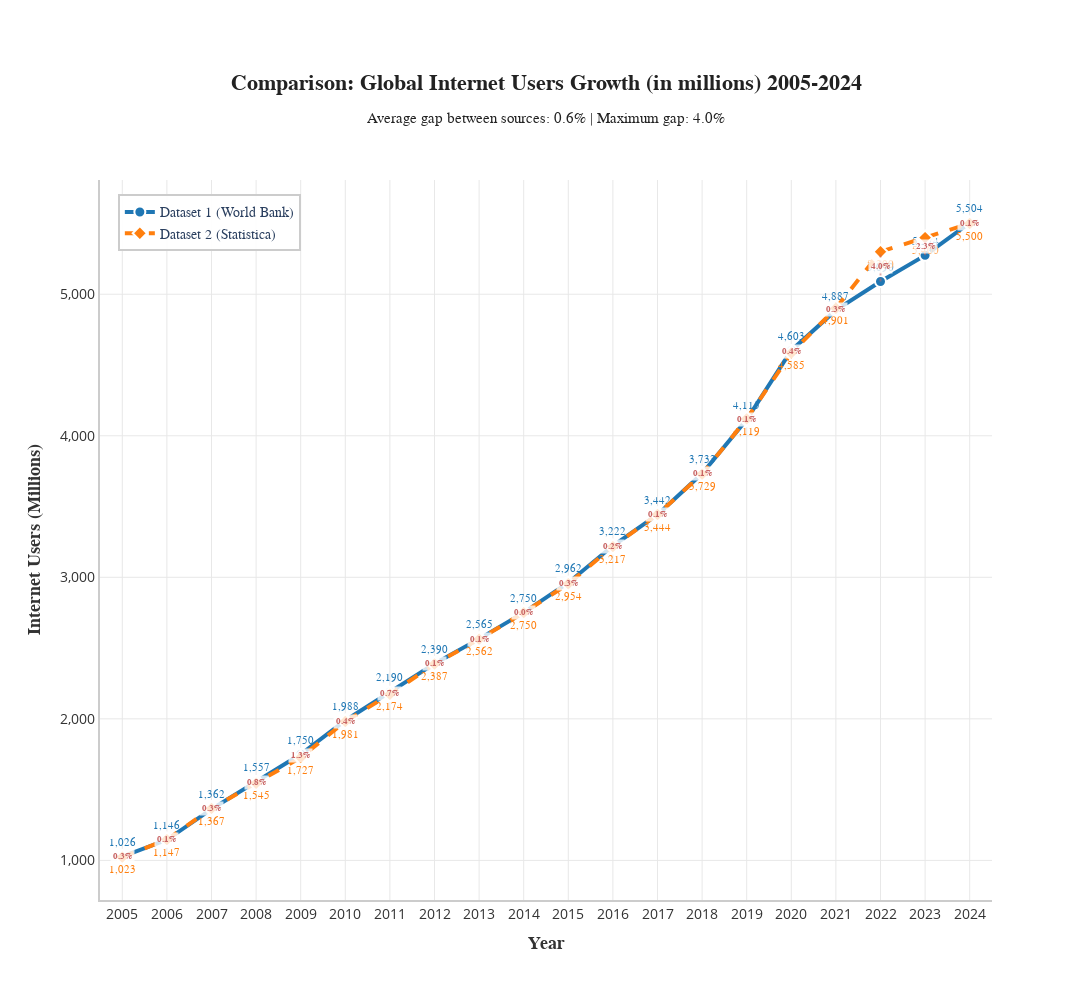

Notebook cell for this chart:
### Markdown cell above
## 5. Visualization with Annotations

### Code cell
gen_gap = True


# Create Plotly figure - Professional and interactive design with comparison
years_int = results_df['Year'].astype(int).values
users_values = results_df['Users (millions)'].values
percentages_values = results_df['Percentage (%)'].values

# Filter to exclude 2004 and 2025 (if present) - keep only 2005-2024
mask = (years_int >= 2005) & (years_int <= 2024)
years_int_filtered = years_int[mask]
users_values_filtered = users_values[mask]
percentages_values_filtered = percentages_values[mask]

# Create custom hover texts - Dataset 1
hover_texts_1 = []
for year, users, pct in zip(years_int_filtered, users_values_filtered, percentages_values_filtered):
    hover_text = f"<b>Year: {year}</b><br><b>Dataset 1 (World Bank)</b><br>Users: {users:,.0f}<br>Percentage: {pct:.2f}%"
    hover_texts_1.append(hover_text)

# Create Plotly figure
fig = go.Figure()

# Add Dataset 1 curve (World Bank)
fig.add_trace(go.Scatter(
    x=years_int_filtered,
    y=users_values_filtered,
    mode='lines+markers+text',
    name='Dataset 1 (World Bank)',
    line=dict(
        color='#1f77b4',
        width=4
    ),
    marker=dict(
        size=11,
        color='#1f77b4',
        line=dict(color='white', width=2)
    ),
    text=[f'{users:,.0f}' for users in users_values_filtered],
    textposition='top center',
    textfont=dict(size=11, color='#1f77b4', family='Arial Black'),
    hovertext=hover_texts_1,
    hoverinfo='skip',
    fill=None
))

# Add Dataset 2 curve (Statistica)
statistica_years_filtered = statistica_years[(statistica_years >= 2005) & (statistica_years <= 2024)]
statistica_users_filtered = statistica_users[(statistica_years >= 2005) & (statistica_years <= 2024)]

hover_texts_2 = []
for year, users in zip(statistica_years_filtered, statistica_users_filtered):
    hover_text = f"<b>Year: {year}</b><br><b>Dataset 2 (Statistica)</b><br>Users: {users:,.0f}"
    hover_texts_2.append(hover_text)

fig.add_trace(go.Scatter(
    x=statistica_years_filtered,
    y=statistica_users_filtered,
    mode='lines+markers+text',
    name='Dataset 2 (Statistica)',
    line=dict(
        color='#ff7f0e',
        width=4,
        dash='dash'
    ),
    marker=dict(
        size=11,
        color='#ff7f0e',
        symbol='diamond',
        line=dict(color='white', width=2)
    ),
    text=[f'{users:,.0f}' for users in statistica_users_filtered],
    textposition='bottom center',
    textfont=dict(size=11, color='#ff7f0e', family='Arial Black'),
    hovertext=hover_texts_2,
    hoverinfo='skip',
    fill=None
))

# Calculate average gap between the two curves (on common years)
common_years_list = sorted(list(set(years_int_filtered) & set(statistica_years_filtered)))
gaps_by_year = {}
gaps = []

for year in common_years_list:
    idx1 = np.where(years_int_filtered == year)[0][0]
    idx2 = np.where(statistica_years_filtered == year)[0][0]
    val1 = users_values_filtered[idx1]
    val2 = statistica_users_filtered[idx2]
    gap_pct = abs((val1 - val2) / val2) * 100
    gaps_by_year[year] = {
        'val1': val1,
        'val2': val2,
        'gap_pct': gap_pct
    }
    gaps.append(gap_pct)

average_gap = np.mean(gaps) if gaps else 0
max_gap = np.max(gaps) if gaps else 0

# Add annotations for gaps (lines and labels)
annotations_list = []

for year in common_years_list:
    data = gaps_by_year[year]
    val1 = data['val1']
    val2 = data['val2']
    gap_pct = data['gap_pct']
    
    # Determine position of vertical line
    y_min = min(val1, val2)
    y_max = max(val1, val2)
    y_mid = (y_min + y_max) / 2
    
    # Add vertical line connecting the two curves
    fig.add_shape(
        type='line',
        x0=year, y0=y_min,
        x1=year, y1=y_max,
        line=dict(color='rgba(200, 100, 100, 0.5)', width=2, dash='dot')
    )
    
    if gen_gap:
        # Add gap percentage annotation
        annotations_list.append(
            dict(
                x=year,
                y=y_mid,
                text=f'<b>{gap_pct:.1f}%</b>',
                showarrow=False,
                xanchor='center',
                yanchor='middle',
                font=dict(size=9, color='#c86464', family='Arial Black'),
                bgcolor='rgba(255, 255, 255, 0.8)',
                borderpad=2
            )
    )

# Professional layout - CORRECTED for Plotly 5.x
fig.update_layout(
    title={
        'text': f'<b>Comparison: Global Internet Users Growth (in millions) 2005-2024</b><br><sub>Average gap between sources: {average_gap:.1f}% | Maximum gap: {max_gap:.1f}%</sub>',
        'x': 0.5,
        'xanchor': 'center',
        'font': {'size': 22, 'color': '#222222', 'family': 'Arial'}
    },
    xaxis=dict(
        title=dict(text='<b>Year</b>', font=dict(size=18, color='#333333', family='Arial')),
        tickfont=dict(size=14, color='#333333'),
        showgrid=True,
        gridwidth=1,
        gridcolor='#e8e8e8',
        zeroline=False,
        dtick=1,
        showline=True,
        linewidth=2,
        linecolor='#cccccc',
        range=[2004.5, 2024.5]
    ),
    yaxis=dict(
        title=dict(text='<b>Internet Users (Millions)</b>', font=dict(size=18, color='#333333', family='Arial')),
        tickfont=dict(size=14, color='#333333'),
        showgrid=True,
        gridwidth=1,
        gridcolor='#e8e8e8',
        zeroline=False,
        showline=True,
        linewidth=2,
        linecolor='#cccccc',
        tickformat=','
    ),
    plot_bgcolor='#ffffff',
    paper_bgcolor='#ffffff',
    hovermode='closest',
    showlegend=True,
    legend=dict(
        x=0.02,
        y=0.98,
        bgcolor='rgba(255, 255, 255, 0.95)',
        bordercolor='#cccccc',
        borderwidth=2,
        font=dict(size=14, family='Arial')
    ),
    annotations=annotations_list,
    width=1400,
    height=1000,
    margin=dict(l=100, r=100, t=180, b=100)
)

if gen_gap:
    # Save as interactive HTML
    fig.write_html('./outputs/internet_users_comparison_withgaps_interactive.html')
    print("\n✓ Comparison chart generated and saved: internet_users_comparison_withgaps_interactive.html")

    # Save as static image
    fig.write_image('./outputs/internet_users_comparison_withgaps.png', width=1400, height=1000, scale=2)
    print("✓ Comparison chart generated and saved: internet_users_comparison_withgaps.png")
    
else:
    # Save as interactive HTML
    fig.write_html('./outputs/internet_users_comparison_interactive.html')
    print("\n✓ Comparison chart generated and saved: internet_users_comparison_interactive.html")

    # Save as static image
    fig.write_image('./outputs/internet_users_comparison.png', width=1400, height=1000, scale=2)
    print("✓ Comparison chart generated and saved: internet_users_comparison.png")

print("\n📊 COMPARATIVE RESULTS:")
print(f"  ✓ Interactive version (HTML): internet_users_comparison_interactive.html")
print(f"  ✓ Static version (PNG): internet_users_comparison.png")
print(f"  ✓ Average gap between sources: {average_gap:.2f}%")
print(f"  ✓ Maximum gap observed: {max_gap:.2f}%")
print(f"  ✓ Common years with gap annotations: {len(common_years_list)}")
print(f"  ✓ Year range: 2005-2024")
print(f"  ✓ Image width: 1400px (compact format)")
print("\n📈 Gap by year:")
for year in common_years_list:
    print(f"   {year}: {gaps_by_year[year]['gap_pct']:.1f}%")
print("\n✅ Comparison charts generated successfully!")

fig.show()

### Figure 1 — Plotly figure (JSON) as saved in the notebook; plotly's stock layout.template omitted (floating-point values rounded to 4 significant figures)
{"data": [{"hoverinfo": "skip", "hovertext": ["<b>Year: 2005</b><br><b>Dataset 1 (World Bank)</b><br>Users: 1,026<br>Percentage: 15.60%", "<b>Year: 2006</b><br><b>Dataset 1 (World Bank)</b><br>Users: 1,146<br>Percentage: 17.20%", "<b>Year: 2007</b><br><b>Dataset 1 (World Bank)</b><br>Users: 1,362<br>Percentage: 20.20%", "<b>Year: 2008</b><br><b>Dataset 1 (World Bank)</b><br>Users: 1,557<br>Percentage: 22.80%", "<b>Year: 2009</b><br><b>Dataset 1 (World Bank)</b><br>Users: 1,750<br>Percentage: 25.30%", "<b>Year: 2010</b><br><b>Dataset 1 (World Bank)</b><br>Users: 1,988<br>Percentage: 28.40%", "<b>Year: 2011</b><br><b>Dataset 1 (World Bank)</b><br>Users: 2,190<br>Percentage: 30.90%", "<b>Year: 2012</b><br><b>Dataset 1 (World Bank)</b><br>Users: 2,390<br>Percentage: 33.30%", "<b>Year: 2013</b><br><b>Dataset 1 (World Bank)</b><br>Users: 2,565<br>Percentage: 35.30%", "<b>Year: 2014</b><br><b>Dataset 1 (World Bank)</b><br>Users: 2,750<br>Percentage: 37.40%", "<b>Year: 2015</b><br><b>Dataset 1 (World Bank)</b><br>Users: 2,962<br>Percentage: 39.80%", "<b>Year: 2016</b><br><b>Dataset 1 (World Bank)</b><br>Users: 3,222<br>Percentage: 42.80%", "<b>Year: 2017</b><br><b>Dataset 1 (World Bank)</b><br>Users: 3,442<br>Percentage: 45.20%", "<b>Year: 2018</b><br><b>Dataset 1 (World Bank)</b><br>Users: 3,733<br>Percentage: 48.50%", "<b>Year: 2019</b><br><b>Dataset 1 (World Bank)</b><br>Users: 4,115<br>Percentage: 52.90%", "<b>Year: 2020</b><br><b>Dataset 1 (World Bank)</b><br>Users: 4,603<br>Percentage: 58.60%", "<b>Year: 2021</b><br><b>Dataset 1 (World Bank)</b><br>Users: 4,887<br>Percentage: 61.70%", "<b>Year: 2022</b><br><b>Dataset 1 (World Bank)</b><br>Users: 5,090<br>Percentage: 63.70%", "<b>Year: 2023</b><br><b>Dataset 1 (World Bank)</b><br>Users: 5,274<br>Percentage: 65.40%", "<b>Year: 2024</b><br><b>Dataset 1 (World Bank)</b><br>Users: 5,504<br>Percentage: 67.60%"], "line": {"color": "#1f77b4", "width": 4}, "marker": {"color": "#1f77b4", "line": {"color": "white", "width": 2}, "size": 11}, "mode": "lines+markers+text", "name": "Dataset 1 (World Bank)", "text": ["1,026", "1,146", "1,362", "1,557", "1,750", "1,988", "2,190", "2,390", "2,565", "2,750", "2,962", "3,222", "3,442", "3,733", "4,115", "4,603", "4,887", "5,090", "5,274", "5,504"], "textfont": {"color": "#1f77b4", "family": "Arial Black", "size": 11}, "textposition": "top center", "type": "scatter", "x": [2005, 2006, 2007, 2008, 2009, 2010, 2011, 2012, 2013, 2014, 2015, 2016, 2017, 2018, 2019, 2020, 2021, 2022, 2023, 2024], "y": [1026.0, 1146.0, 1362.0, 1557.0, 1750.0, 1988.0, 2190.0, 2390.0, 2565.0, 2750.0, 2962.0, 3222.0, 3442.0, 3733.0, 4115.0, 4603.0, 4887.0, 5090.0, 5274.0, 5504.0]}, {"hoverinfo": "skip", "hovertext": ["<b>Year: 2005</b><br><b>Dataset 2 (Statistica)</b><br>Users: 1,023", "<b>Year: 2006</b><br><b>Dataset 2 (Statistica)</b><br>Users: 1,147", "<b>Year: 2007</b><br><b>Dataset 2 (Statistica)</b><br>Users: 1,367", "<b>Year: 2008</b><br><b>Dataset 2 (Statistica)</b><br>Users: 1,545", "<b>Year: 2009</b><br><b>Dataset 2 (Statistica)</b><br>Users: 1,727", "<b>Year: 2010</b><br><b>Dataset 2 (Statistica)</b><br>Users: 1,981", "<b>Year: 2011</b><br><b>Dataset 2 (Statistica)</b><br>Users: 2,174", "<b>Year: 2012</b><br><b>Dataset 2 (Statistica)</b><br>Users: 2,387", "<b>Year: 2013</b><br><b>Dataset 2 (Statistica)</b><br>Users: 2,562", "<b>Year: 2014</b><br><b>Dataset 2 (Statistica)</b><br>Users: 2,750", "<b>Year: 2015</b><br><b>Dataset 2 (Statistica)</b><br>Users: 2,954", "<b>Year: 2016</b><br><b>Dataset 2 (Statistica)</b><br>Users: 3,217", "<b>Year: 2017</b><br><b>Dataset 2 (Statistica)</b><br>Users: 3,444", "<b>Year: 2018</b><br><b>Dataset 2 (Statistica)</b><br>Users: 3,729", "<b>Year: 2019</b><br><b>Dataset 2 (Statistica)</b><br>Users: 4,119", "<b>Year: 2020</b><br><b>Dataset 2 (Statistica)</b><br>Users: 4,585", "<b>Year: 2021</b><br><b>Dataset 2 (Statistica)</b><br>Users: 4,901", "<b>Year: 2022</b><br><b>Dataset 2 (Statistica)</b><br>Users: 5,300", "<b>Year: 2023</b><br><b>Dataset 2 (Statistica)</b><br>Users: 5,400", "<b>Year: 2024</b><br><b>Dataset 2 (Statistica)</b><br>Users: 5,500"], "line": {"color": "#ff7f0e", "dash": "dash", "width": 4}, "marker": {"color": "#ff7f0e", "line": {"color": "white", "width": 2}, "size": 11, "symbol": "diamond"}, "mode": "lines+markers+text", "name": "Dataset 2 (Statistica)", "text": ["1,023", "1,147", "1,367", "1,545", "1,727", "1,981", "2,174", "2,387", "2,562", "2,750", "2,954", "3,217", "3,444", "3,729", "4,119", "4,585", "4,901", "5,300", "5,400", "5,500"], "textfont": {"color": "#ff7f0e", "family": "Arial Black", "size": 11}, "textposition": "bottom center", "type": "scatter", "x": [2005, 2006, 2007, 2008, 2009, 2010, 2011, 2012, 2013, 2014, 2015, 2016, 2017, 2018, 2019, 2020, 2021, 2022, 2023, 2024], "y": [1023, 1147, 1367, 1545, 1727, 1981, 2174, 2387, 2562, 2750, 2954, 3217, 3444, 3729, 4119, 4585, 4901, 5300, 5400, 5500]}], "layout": {"annotations": [{"bgcolor": "rgba(255, 255, 255, 0.8)", "borderpad": 2, "font": {"color": "#c86464", "family": "Arial Black", "size": 9}, "showarrow": false, "text": "<b>0.3%</b>", "x": 2005, "xanchor": "center", "y": 1024.0, "yanchor": "middle"}, {"bgcolor": "rgba(255, 255, 255, 0.8)", "borderpad": 2, "font": {"color": "#c86464", "family": "Arial Black", "size": 9}, "showarrow": false, "text": "<b>0.1%</b>", "x": 2006, "xanchor": "center", "y": 1146.0, "yanchor": "middle"}, {"bgcolor": "rgba(255, 255, 255, 0.8)", "borderpad": 2, "font": {"color": "#c86464", "family": "Arial Black", "size": 9}, "showarrow": false, "text": "<b>0.3%</b>", "x": 2007, "xanchor": "center", "y": 1365.0, "yanchor": "middle"}, {"bgcolor": "rgba(255, 255, 255, 0.8)", "borderpad": 2, "font": {"color": "#c86464", "family": "Arial Black", "size": 9}, "showarrow": false, "text": "<b>0.8%</b>", "x": 2008, "xanchor": "center", "y": 1551.0, "yanchor": "middle"}, {"bgcolor": "rgba(255, 255, 255, 0.8)", "borderpad": 2, "font": {"color": "#c86464", "family": "Arial Black", "size": 9}, "showarrow": false, "text": "<b>1.3%</b>", "x": 2009, "xanchor": "center", "y": 1738.0, "yanchor": "middle"}, {"bgcolor": "rgba(255, 255, 255, 0.8)", "borderpad": 2, "font": {"color": "#c86464", "family": "Arial Black", "size": 9}, "showarrow": false, "text": "<b>0.4%</b>", "x": 2010, "xanchor": "center", "y": 1985.0, "yanchor": "middle"}, {"bgcolor": "rgba(255, 255, 255, 0.8)", "borderpad": 2, "font": {"color": "#c86464", "family": "Arial Black", "size": 9}, "showarrow": false, "text": "<b>0.7%</b>", "x": 2011, "xanchor": "center", "y": 2182.0, "yanchor": "middle"}, {"bgcolor": "rgba(255, 255, 255, 0.8)", "borderpad": 2, "font": {"color": "#c86464", "family": "Arial Black", "size": 9}, "showarrow": false, "text": "<b>0.1%</b>", "x": 2012, "xanchor": "center", "y": 2388.0, "yanchor": "middle"}, {"bgcolor": "rgba(255, 255, 255, 0.8)", "borderpad": 2, "font": {"color": "#c86464", "family": "Arial Black", "size": 9}, "showarrow": false, "text": "<b>0.1%</b>", "x": 2013, "xanchor": "center", "y": 2563.0, "yanchor": "middle"}, {"bgcolor": "rgba(255, 255, 255, 0.8)", "borderpad": 2, "font": {"color": "#c86464", "family": "Arial Black", "size": 9}, "showarrow": false, "text": "<b>0.0%</b>", "x": 2014, "xanchor": "center", "y": 2750.0, "yanchor": "middle"}, {"bgcolor": "rgba(255, 255, 255, 0.8)", "borderpad": 2, "font": {"color": "#c86464", "family": "Arial Black", "size": 9}, "showarrow": false, "text": "<b>0.3%</b>", "x": 2015, "xanchor": "center", "y": 2958.0, "yanchor": "middle"}, {"bgcolor": "rgba(255, 255, 255, 0.8)", "borderpad": 2, "font": {"color": "#c86464", "family": "Arial Black", "size": 9}, "showarrow": false, "text": "<b>0.2%</b>", "x": 2016, "xanchor": "center", "y": 3220.0, "yanchor": "middle"}, {"bgcolor": "rgba(255, 255, 255, 0.8)", "borderpad": 2, "font": {"color": "#c86464", "family": "Arial Black", "size": 9}, "showarrow": false, "text": "<b>0.1%</b>", "x": 2017, "xanchor": "center", "y": 3443.0, "yanchor": "middle"}, {"bgcolor": "rgba(255, 255, 255, 0.8)", "borderpad": 2, "font": {"color": "#c86464", "family": "Arial Black", "size": 9}, "showarrow": false, "text": "<b>0.1%</b>", "x": 2018, "xanchor": "center", "y": 3731.0, "yanchor": "middle"}, {"bgcolor": "rgba(255, 255, 255, 0.8)", "borderpad": 2, "font": {"color": "#c86464", "family": "Arial Black", "size": 9}, "showarrow": false, "text": "<b>0.1%</b>", "x": 2019, "xanchor": "center", "y": 4117.0, "yanchor": "middle"}, {"bgcolor": "rgba(255, 255, 255, 0.8)", "borderpad": 2, "font": {"color": "#c86464", "family": "Arial Black", "size": 9}, "showarrow": false, "text": "<b>0.4%</b>", "x": 2020, "xanchor": "center", "y": 4594.0, "yanchor": "middle"}, {"bgcolor": "rgba(255, 255, 255, 0.8)", "borderpad": 2, "font": {"color": "#c86464", "family": "Arial Black", "size": 9}, "showarrow": false, "text": "<b>0.3%</b>", "x": 2021, "xanchor": "center", "y": 4894.0, "yanchor": "middle"}, {"bgcolor": "rgba(255, 255, 255, 0.8)", "borderpad": 2, "font": {"color": "#c86464", "family": "Arial Black", "size": 9}, "showarrow": false, "text": "<b>4.0%</b>", "x": 2022, "xanchor": "center", "y": 5195.0, "yanchor": "middle"}, {"bgcolor": "rgba(255, 255, 255, 0.8)", "borderpad": 2, "font": {"color": "#c86464", "family": "Arial Black", "size": 9}, "showarrow": false, "text": "<b>2.3%</b>", "x": 2023, "xanchor": "center", "y": 5337.0, "yanchor": "middle"}, {"bgcolor": "rgba(255, 255, 255, 0.8)", "borderpad": 2, "font": {"color": "#c86464", "family": "Arial Black", "size": 9}, "showarrow": false, "text": "<b>0.1%</b>", "x": 2024, "xanchor": "center", "y": 5502.0, "yanchor": "middle"}], "height": 1000, "hovermode": "closest", "legend": {"bgcolor": "rgba(255, 255, 255, 0.95)", "bordercolor": "#cccccc", "borderwidth": 2, "font": {"family": "Arial", "size": 14}, "x": 0.02, "y": 0.98}, "margin": {"b": 100, "l": 100, "r": 100, "t": 180}, "paper_bgcolor": "#ffffff", "plot_bgcolor": "#ffffff", "shapes": [{"line": {"color": "rgba(200, 100, 100, 0.5)", "dash": "dot", "width": 2}, "type": "line", "x0": 2005, "x1": 2005, "y0": 1023, "y1": 1026.0}, {"line": {"color": "rgba(200, 100, 100, 0.5)", "dash": "dot", "width": 2}, "type": "line", "x0": 2006, "x1": 2006, "y0": 1146.0, "y1": 1147}, {"line": {"color": "rgba(200, 100, 100, 0.5)", "dash": "dot", "width": 2}, "type": "line", "x0": 2007, "x1": 2007, "y0": 1362.0, "y1": 1367}, {"line": {"color": "rgba(200, 100, 100, 0.5)", "dash": "dot", "width": 2}, "type": "line", "x0": 2008, "x1": 2008, "y0": 1545, "y1": 1557.0}, {"line": {"color": "rgba(200, 100, 100, 0.5)", "dash": "dot", "width": 2}, "type": "line", "x0": 2009, "x1": 2009, "y0": 1727, "y1": 1750.0}, {"line": {"color": "rgba(200, 100, 100, 0.5)", "dash": "dot", "width": 2}, "type": "line", "x0": 2010, "x1": 2010, "y0": 1981, "y1": 1988.0}, {"line": {"color": "rgba(200, 100, 100, 0.5)", "dash": "dot", "width": 2}, "type": "line", "x0": 2011, "x1": 2011, "y0": 2174, "y1": 2190.0}, {"line": {"color": "rgba(200, 100, 100, 0.5)", "dash": "dot", "width": 2}, "type": "line", "x0": 2012, "x1": 2012, "y0": 2387, "y1": 2390.0}, {"line": {"color": "rgba(200, 100, 100, 0.5)", "dash": "dot", "width": 2}, "type": "line", "x0": 2013, "x1": 2013, "y0": 2562, "y1": 2565.0}, {"line": {"color": "rgba(200, 100, 100, 0.5)", "dash": "dot", "width": 2}, "type": "line", "x0": 2014, "x1": 2014, "y0": 2750, "y1": 2750.0}, {"line": {"color": "rgba(200, 100, 100, 0.5)", "dash": "dot", "width": 2}, "type": "line", "x0": 2015, "x1": 2015, "y0": 2954, "y1": 2962.0}, {"line": {"color": "rgba(200, 100, 100, 0.5)", "dash": "dot", "width": 2}, "type": "line", "x0": 2016, "x1": 2016, "y0": 3217, "y1": 3222.0}, {"line": {"color": "rgba(200, 100, 100, 0.5)", "dash": "dot", "width": 2}, "type": "line", "x0": 2017, "x1": 2017, "y0": 3442.0, "y1": 3444}, {"line": {"color": "rgba(200, 100, 100, 0.5)", "dash": "dot", "width": 2}, "type": "line", "x0": 2018, "x1": 2018, "y0": 3729, "y1": 3733.0}, {"line": {"color": "rgba(200, 100, 100, 0.5)", "dash": "dot", "width": 2}, "type": "line", "x0": 2019, "x1": 2019, "y0": 4115.0, "y1": 4119}, {"line": {"color": "rgba(200, 100, 100, 0.5)", "dash": "dot", "width": 2}, "type": "line", "x0": 2020, "x1": 2020, "y0": 4585, "y1": 4603.0}, {"line": {"color": "rgba(200, 100, 100, 0.5)", "dash": "dot", "width": 2}, "type": "line", "x0": 2021, "x1": 2021, "y0": 4887.0, "y1": 4901}, {"line": {"color": "rgba(200, 100, 100, 0.5)", "dash": "dot", "width": 2}, "type": "line", "x0": 2022, "x1": 2022, "y0": 5090.0, "y1": 5300}, {"line": {"color": "rgba(200, 100, 100, 0.5)", "dash": "dot", "width": 2}, "type": "line", "x0": 2023, "x1": 2023, "y0": 5274.0, "y1": 5400}, {"line": {"color": "rgba(200, 100, 100, 0.5)", "dash": "dot", "width": 2}, "type": "line", "x0": 2024, "x1": 2024, "y0": 5500, "y1": 5504.0}], "showlegend": true, "title": {"font": {"color": "#222222", "family": "Arial", "size": 22}, "text": "<b>Comparison: Global Internet Users Growth (in millions) 2005-2024</b><br><sub>Average gap between sources: 0.6% | Maximum gap: 4.0%</sub>", "x": 0.5, "xanchor": "center"}, "width": 1400, "xaxis": {"dtick": 1, "gridcolor": "#e8e8e8", "gridwidth": 1, "linecolor": "#cccccc", "linewidth": 2, "range": [2004.0, 2024.0], "showgrid": true, "showline": true, "tickfont": {"color": "#333333", "size": 14}, "title": {"font": {"color": "#333333", "family": "Arial", "size": 18}, "text": "<b>Year</b>"}, "zeroline": false}, "yaxis": {"gridcolor": "#e8e8e8", "gridwidth": 1, "linecolor": "#cccccc", "linewidth": 2, "showgrid": true, "showline": true, "tickfont": {"color": "#333333", "size": 14}, "tickformat": ",", "title": {"font": {"color": "#333333", "family": "Arial", "size": 18}, "text": "<b>Internet Users (Millions)</b>"}, "zeroline": false}}}
